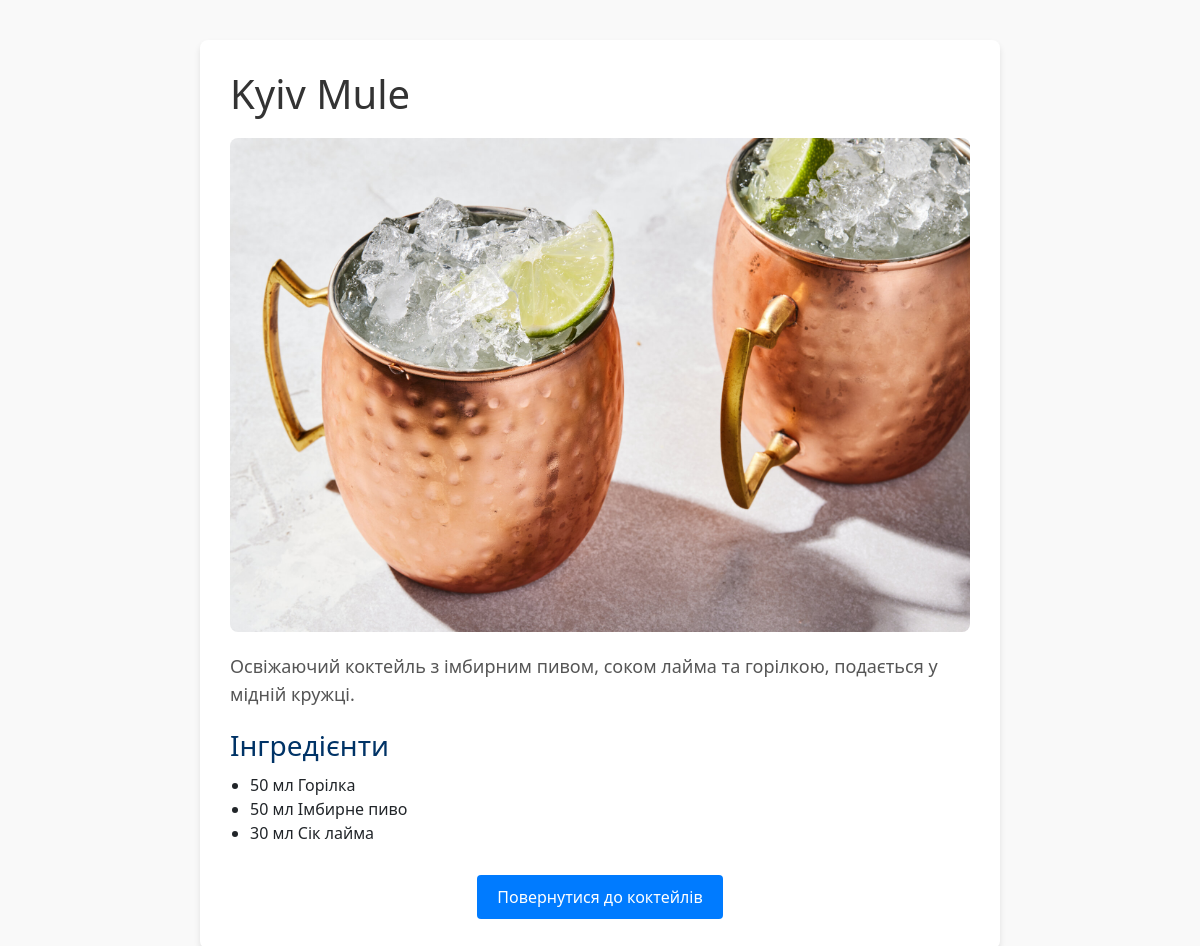
Page /cocktails/2/ on the committed database.
### bar/models.py (models this page shows, shortened)
class Cocktail(models.Model):
    name = models.CharField(max_length=255)
    description = models.TextField()
    image = models.ImageField(upload_to='cocktail_images/')
    ingredients = models.ManyToManyField('Ingredient', through='CocktailIngredient')

class CocktailIngredient(models.Model):
    cocktail = models.ForeignKey(Cocktail, on_delete=models.CASCADE)
    ingredient = models.ForeignKey(Ingredient, on_delete=models.CASCADE)
    quantity = models.CharField(max_length=100)  # e.g., '30 мл'

class Ingredient(models.Model):
    name = models.CharField(max_length=255)

### bar/views.py (the view)
# urls.py: path('cocktails/<int:pk>/', CocktailDetailView.as_view(), name='cocktail_detail'),
class CocktailDetailView(DetailView):
    model = Cocktail
    template_name = 'bar/cocktail_detail.html'
    context_object_name = 'cocktail'

### templates/bar/cocktail_detail.html (shortened to what this page needs)
{% load static %}
<!DOCTYPE html>
<html lang="uk">
<head>
    <link href="https://cdn.jsdelivr.net/npm/bootstrap@5.3.3/dist/css/bootstrap.min.css" rel="stylesheet">
</head>
<body>
    <div class="container">
        <h1>{{ cocktail.name }}</h1>
        <div class="cocktail-image">
            <img src="{{ cocktail.image.url }}" alt="{{ cocktail.name }}">
        </div>
        <div class="cocktail-description">
            {{ cocktail.description }}
        </div>
        <div class="ingredients">
            <h3>Інгредієнти</h3>
            <ul>
                {% for ci in cocktail.cocktailingredient_set.all %}
                <li>{{ ci.quantity }} {{ ci.ingredient.name }}</li>
                {% empty %}
                <li>Інформація про інгредієнти відсутня.</li>
                {% endfor %}
            </ul>
        </div>
        <div class="back-btn">
            <a href="{% url 'bar:cocktail_list' %}" class="btn">Повернутися до коктейлів</a>
        </div>
    </div>
</body>
</html>

### templates/bar/cocktail_detail.html (style rules this page uses)
body { font-family: 'Segoe UI', sans-serif; background-color: #f9f9f9; margin: 0; padding: 0; }
.container { max-width: 800px; margin: 40px auto; background: #fff; padding: 30px; border-radius: 8px; box-shadow: 0 4px 6px rgba(0,0,0,0.1); }
h1 { font-size: 2.5em; margin-bottom: 20px; color: #333; }
.cocktail-image img { width: 100%; height: auto; border-radius: 8px; margin-bottom: 20px; }
.cocktail-description { font-size: 18px; line-height: 1.6; color: #555; margin-bottom: 20px; }
.ingredients { margin-bottom: 30px; }
.ingredients h3 { margin-bottom: 10px; color: #003366; }
.ingredients ul { padding-left: 20px; }
.back-btn { text-align: center; }
.back-btn .btn { padding: 10px 20px; font-size: 16px; background-color: #007bff; color: #fff; border: none; border-radius: 4px; text-decoration: none; }

### rows in the picture
Cocktail: name "Kyiv Mule", image (picture), description "Освіжаючий коктейль з імбирним пивом, соком лайма та горілкою, подається у мідній кружці."
CocktailIngredient: quantity "50 мл", ingredient.name "Горілка"
CocktailIngredient: quantity "50 мл", ingredient.name "Імбирне пиво"
CocktailIngredient: quantity "30 мл", ingredient.name "Сік лайма"
